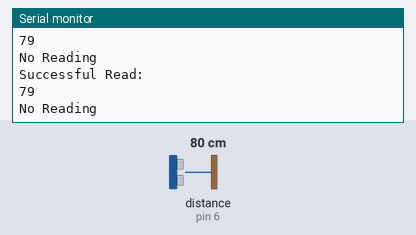
This sketch was run on a simulated Arduino Uno, built with avr-gcc and run on an emulated ATmega328P. On the bench: the last lines printed to the serial monitor. Wiring (inferred from the names in the program): ultrasonic range finder: trigger pin 7; echo pin 6. The test bench sets the inputs (shaded band); at power-on: distance to the obstacle (sensor on pin 6) 80 cm. The echo pulse lasts 58.3 µs per cm.

Above: at 1.2 s.
1.3 s: distance to the obstacle (sensor on pin 6) set to 2 cm
At 2.4 s:
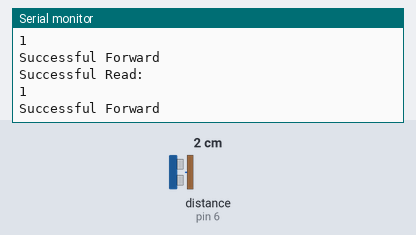
2.9 s: distance to the obstacle (sensor on pin 6) set to 18 cm
At 3.5 s:
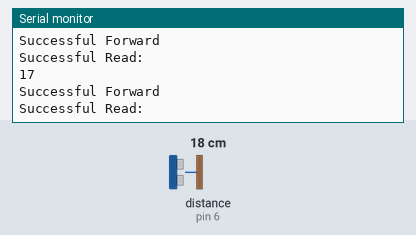
5.9 s: distance to the obstacle (sensor on pin 6) set to 4 cm
At 6.6 s:
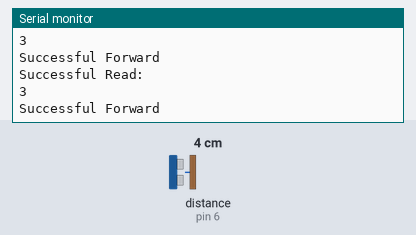
8.9 s: distance to the obstacle (sensor on pin 6) set to 35 cm
At 9.7 s:
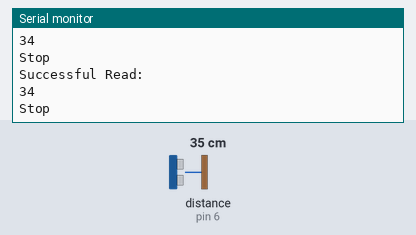
13.5 s: distance to the obstacle (sensor on pin 6) set to 9 cm
At 14.0 s:
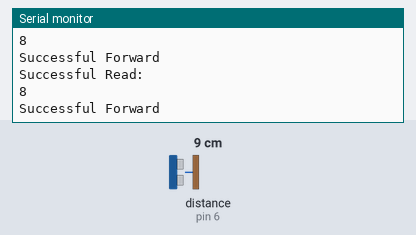
16.5 s: distance to the obstacle (sensor on pin 6) set to 60 cm
At 17.4 s:
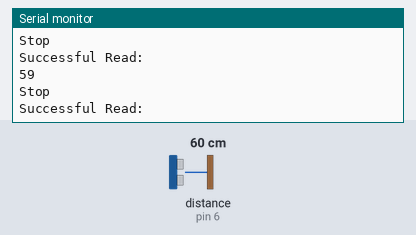
Timing chart, 0 to 19.5 s (numbered marks = the images above; inputs shaded):
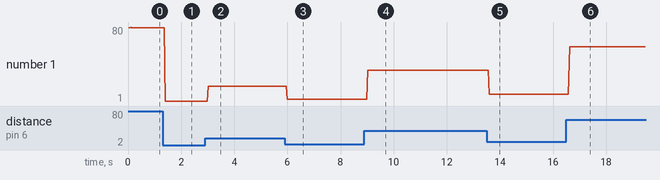

Measured:
- after the input at 1.3 s, the serial monitor: prints a new line after 0.10 s (image 1)
- after the input at 2.9 s, the serial monitor: prints a new line after 0.12 s (image 2)
- after the input at 5.9 s, the serial monitor: prints a new line after 0.09 s (image 3)
- after the input at 8.9 s, the serial monitor: prints a new line after 0.12 s (image 4)
- after the input at 13.5 s, the serial monitor: prints a new line after 0.09 s (image 5)
- after the input at 16.5 s, the serial monitor: prints a new line after 0.12 s (image 6)
- plotted number 1: 79 → 1 after the input at 1.3 s, 1 → 17 after the input at 2.9 s, 17 → 3 after the input at 5.9 s, 3 → 34 after the input at 8.9 s, 34 → 8 after the input at 13.5 s

The sketch:

Ultrasonic_Powerpoint_Gesture_Recognition.ino
```cpp
#include<SoftwareSerial.h>
SoftwareSerial myserial(4, 5);//RX-TX,TX-RX
#define echoPin 6 // Echo Pin
#define trigPin 7 // Trigger Pin

char ch;
int minimumRange = 18; // Maximum range needed
long duration, distance; // Duration used to calculate distance

void setup()
{
  pinMode(trigPin, OUTPUT);
  pinMode(echoPin, INPUT);

  Serial.begin(9600);
  myserial.begin(9600);
    ultrasonic();
}


void loop()
{

  if (distance <= minimumRange)
  {
    myserial.write("F");
    Serial.println("Successful Forward");
    ultrasonic();
    while(distance > minimumRange)
    {
      Serial.println("Stop");
      ultrasonic();
    }
  }
  else
  {
    myserial.write("");
    Serial.println("No Reading");
    ultrasonic();
  }
}

void ultrasonic()
{
  //The following trigPin/echoPin cycle is used to determine the
  //distance of the nearest object by bouncing soundwaves off of it.

  // The sensor is triggered by a HIGH pulse of 10 or more microseconds.
  // Give a short LOW pulse beforehand to ensure a clean HIGH pulse:

  digitalWrite(trigPin, LOW);
  delayMicroseconds(2);
  digitalWrite(trigPin, HIGH);
  delayMicroseconds(10);
  digitalWrite(trigPin, LOW);
  duration = pulseIn(echoPin, HIGH);
  distance = duration / 58.2;

  //cm = (duration/2) / 29.1;
  //inches = (duration/2) / 74;

  //Calculate the distance (in cm) based on the speed of sound.speed of sound is approx 343m/s
  //so it will take 29.1 microsecond to travel 1 cm
  //since the distance and duration is twice
  //actual distance=duration/2*29.1

  Serial.println("Successful Read:");
  Serial.println(distance);
}
```
